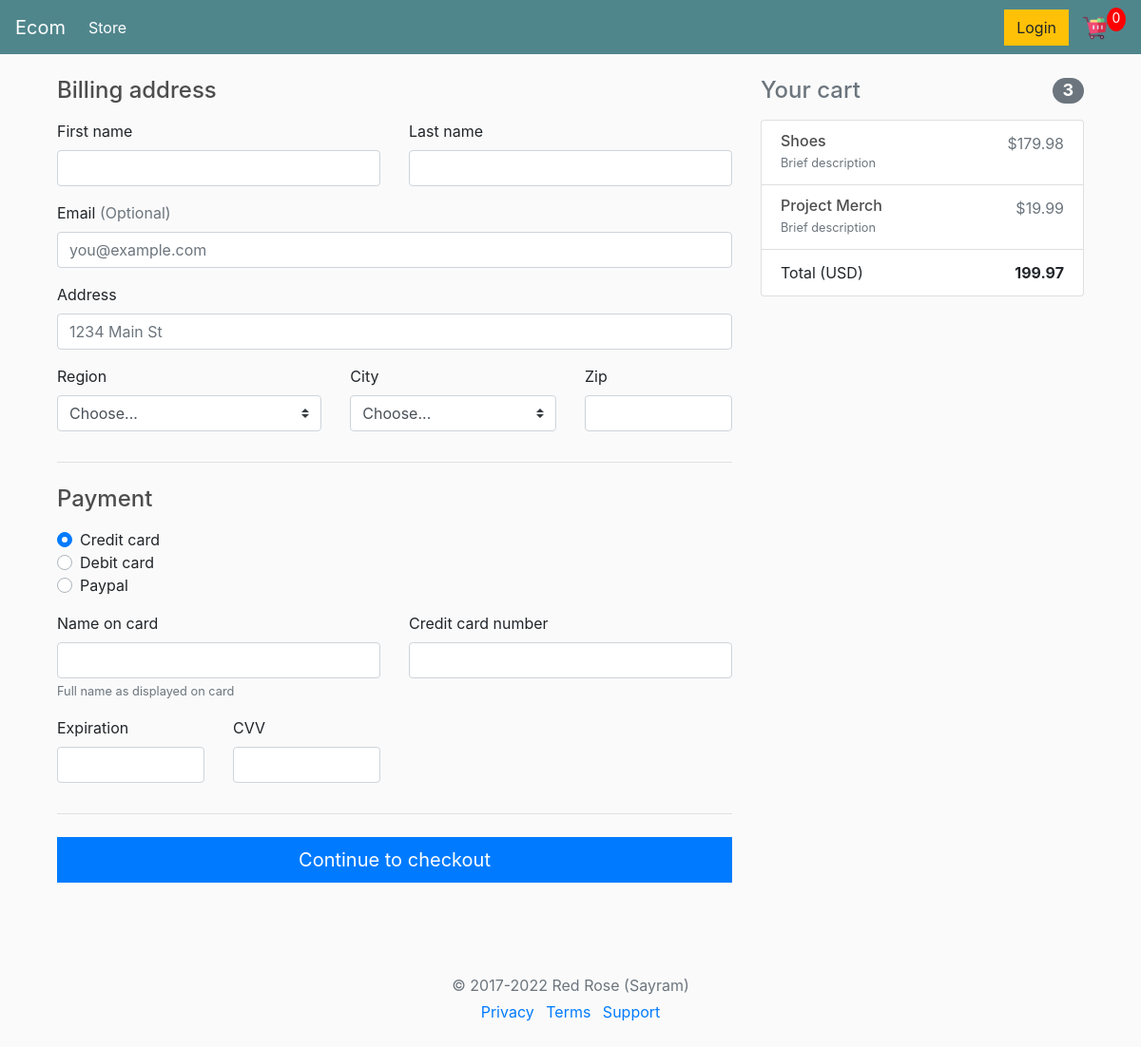
Screenshot of /checkout/ (signed in) with the database file from the repository.
### store/models.py (models this page shows, shortened)
class Order(models.Model):
	customer = models.ForeignKey(Customer, on_delete=models.SET_NULL, null=True, blank=True)
	date_ordered = models.DateTimeField(auto_now_add = True)
	complete = models.BooleanField(default=False)
	transaction_id = models.CharField(max_length=300, null=True)
	@property
	def get_cart_total(self):
		orderitems = self.orderitem_set.all()
		total = sum([item.get_total for item in orderitems])
		return total
	@property
	def get_cart_items(self):
		orderitems = self.orderitem_set.all()
		total = sum([item.quantity for item in orderitems])
		return total

class OrderItem(models.Model):
	product = models.ForeignKey(Product, on_delete=models.SET_NULL, null=True, blank=True)
	order = models.ForeignKey(Order, on_delete=models.CASCADE, null=True, blank=True)
	quantity = models.IntegerField(default=0, null=True, blank=True)
	date_added = models.DateField(auto_now_add=True)
	@property
	def get_total(self):
		total = self.product.price * self.quantity
		return total

class Product(models.Model):
	name = models.CharField(max_length=300)
	price = models.FloatField()
	digital = models.BooleanField(default=False, null=True, blank=True)
	image = models.ImageField(null=True, blank=True)

### store/views.py (the view)
# urls.py: path('checkout/', views.checkoutHandler, name='checkout'),
def checkoutHandler(request):
	if request.user.is_authenticated:
		customer = request.user.customer
		order, created = Order.objects.get_or_create(customer=customer, complete=False)
		items = order.orderitem_set.all()
	else:
		items = []
		order = {
			'get_cart_total':0,
			'get_cart_items':0
		}
	context = {
		'items':items,
		'order':order,
	}
	return render(request, 'store/checkout.html', context)

### store/templates/store/checkout.html (shortened to what this page needs)
{% extends "store/main.html" %}
{% load static %}
{% block content %}
    <div class="container">
        <div class="row">
            <div class="col-md-4 order-md-2 mb-4">
                <h4 class="d-flex justify-content-between align-items-center mb-3">
                <span class="text-muted">Your cart</span>
                <span class="badge badge-secondary badge-pill">{{order.get_cart_items}}</span>
                </h4>
                <ul class="list-group mb-3">
                    {% for item in items %}
                    <li class="list-group-item d-flex justify-content-between lh-condensed">
                        <div>
                            <h6 class="my-0">{{item.product.name}}</h6>
                            <small class="text-muted">Brief description</small>
                        </div>
                        <span class="text-muted">${{item.get_total}}</span>
                    </li>
                    {% endfor %}
                    <li class="list-group-item d-flex justify-content-between">
                        <span>Total (USD)</span>
                        <strong>{{order.get_cart_total}}</strong>
                    </li>
                </ul>
            </div>
            <div class="col-md-8 order-md-1">
                <h4 class="mb-3">Billing address</h4>
                <form class="needs-validation" novalidate="">
                    <div class="row">
                        <div class="col-md-6 mb-3">
                            <label for="firstName">First name</label>
                            <input type="text" class="form-control" id="firstName" placeholder="" value="" required="">
                        </div>
                        <div class="col-md-6 mb-3">
                            <label for="lastName">Last name</label>
                            <input type="text" class="form-control" id="lastName" placeholder="" value="" required="">
                        </div>
                    </div>
                    <div class="mb-3">
                        <label for="email">Email <span class="text-muted">(Optional)</span></label>
                        <input type="email" class="form-control" id="email" placeholder="you@example.com">
                    </div>
                    <div class="mb-3">
                        <label for="address">Address</label>
                        <input type="text" class="form-control" id="address" placeholder="1234 Main St" required="">
                    </div>
                    <div class="row">
                        <div class="col-md-5 mb-3">
                            <label for="country">Region</label>
                            <select class="custom-select d-block w-100" id="country" required="">
                                <option value="">Choose...</option>
                            </select>
                        </div>
                        <div class="col-md-4 mb-3">
                            <label for="state">City</label>
                            <select class="custom-select d-block w-100" id="state" required="">
                                <option value="">Choose...</option>
                            </select>
                        </div>
                        <div class="col-md-3 mb-3">
                            <label for="zip">Zip</label>
                            <input type="text" class="form-control" id="zip" placeholder="" required="">
                        </div>
                    </div>
                    <hr class="mb-4">
                    <h4 class="mb-3">Payment</h4>
                    <div class="d-block my-3">
                        <div class="custom-control custom-radio">
                            <label class="custom-control-label" for="credit">Credit card</label>
                        </div>
                        <div class="custom-control custom-radio">
                            <label class="custom-control-label" for="debit">Debit card</label>
                        </div>
                        <div class="custom-control custom-radio">
                            <label class="custom-control-label" for="paypal">Paypal</label>
                        </div>
                    </div>
                    <div class="row">
                        <div class="col-md-6 mb-3">
                            <label for="cc-name">Name on card</label>
                            <input type="text" class="form-control" id="cc-name" placeholder="" required="">
                            <small class="text-muted">Full name as displayed on card</small>
                        </div>
                        <div class="col-md-6 mb-3">
                            <label for="cc-number">Credit card number</label>
                            <input type="text" class="form-control" id="cc-number" placeholder="" required="">
                        </div>
                    </div>
                    <div class="row">
                        <div class="col-md-3 mb-3">
                            <label for="cc-expiration">Expiration</label>
                            <input type="text" class="form-control" id="cc-expiration" placeholder="" required="">
                        </div>
                        <div class="col-md-3 mb-3">
                            <label for="cc-expiration">CVV</label>
                            <input type="text" class="form-control" id="cc-cvv" placeholder="" required="">
                        </div>
                    </div>
                    <hr class="mb-4">
                    <button class="btn btn-primary btn-lg btn-block" type="submit">Continue to checkout</button>
                </form>
            </div>
        </div>
        <footer class="my-5 pt-5 text-muted text-center text-small">
            <p class="mb-1">© 2017-2022 Red Rose (Sayram)</p>
            <ul class="list-inline">
                <li class="list-inline-item"><a href="#">Privacy</a></li>
                <li class="list-inline-item"><a href="#">Terms</a></li>
                <li class="list-inline-item"><a href="#">Support</a></li>
            </ul>
        </footer>
    </div>
{% endblock content %}

### static/css/main.css (style rules this page uses)
body { background-color: hsl(0, 0%, 98%); }
h1,h2,h3,h4,h5,h6 { color:hsl(0, 0%, 30%); }
.btn { border-radius: 0; }

### rows the page displays
Order: get_cart_items "3", get_cart_total "199.97"
OrderItem: product.name "Shoes", get_total "179.98"
OrderItem: product.name "Project Merch", get_total "19.99"
